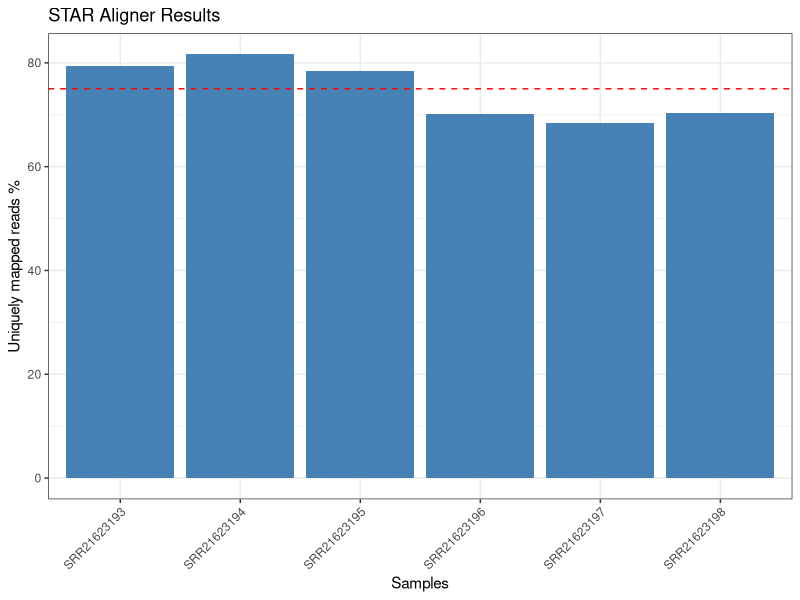
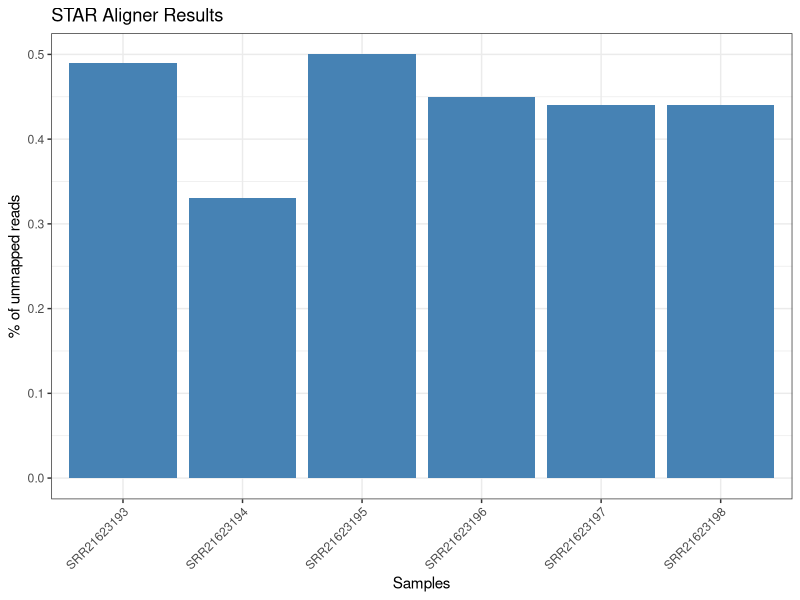
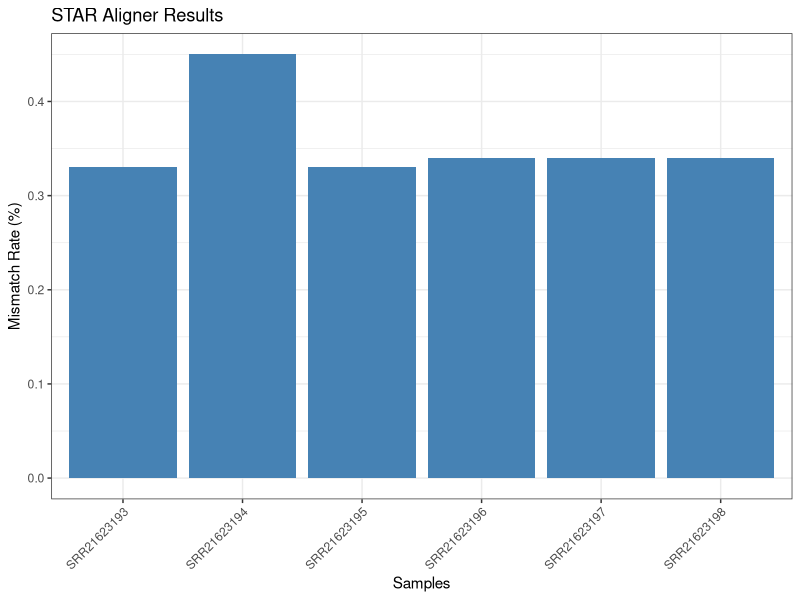

Source code (R) for these figures, in order:
#!/usr/bin/Rscript

library("ggplot2")
table<- read.table("STAR_results.csv", header=T, sep=',', check.names=F)

jpeg("unique_map.jpeg", res=300, width=1500, height=1500)
ggplot(table, aes(x = Sample, y = Uniquely_mapped_reads)) +
  geom_bar(stat = "identity", fill = "steelblue") +  # Use bars for visualization
  labs(title = "STAR Aligner Results", x = "Samples", y = "Uniquely mapped reads %") +  # Add labels and title
  theme_bw() +  # Use a clean background theme
  theme(axis.text.x = element_text(angle = 45, hjust = 1)) +
  geom_hline(yintercept = 75, linetype = "dashed", color = "red")
dev.off()

jpeg("unmapped.jpeg", res=300, width=1500, height=1500)
ggplot(table, aes(x = Sample, y = `%_of_unmapped_reads`)) +
  geom_bar(stat = "identity", fill = "steelblue") +  # Use bars for visualization
  labs(title = "STAR Aligner Results", x = "Samples", y = "% of unmapped reads") +  # Add labels and title
  theme_bw() +  # Use a clean background theme
  theme(axis.text.x = element_text(angle = 45, hjust = 1))
dev.off()

jpeg("mismatch.jpeg", res=300, width=1500, height=1500)
ggplot(table, aes(x = Sample, y =Mismatch_rate )) +
  geom_bar(stat = "identity", fill = "steelblue") +  # Use bars for visualization
  labs(title = "STAR Aligner Results", x = "Samples", y = "Mismatch Rate (%)") +  # Add labels and title
  theme_bw() +  # Use a clean background theme
  theme(axis.text.x = element_text(angle = 45, hjust = 1))
dev.off()
